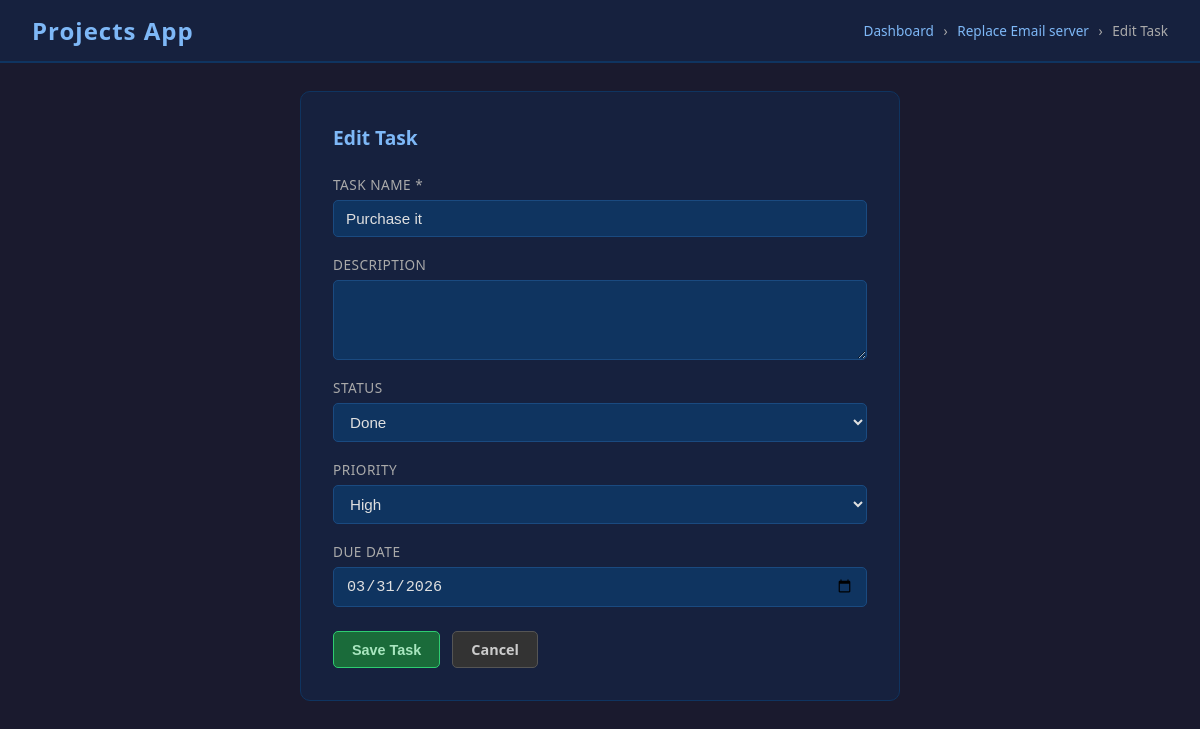
The page /task/1/edit on the database its author committed.
### tables this page shows
CREATE TABLE projects (
            id INTEGER PRIMARY KEY AUTOINCREMENT,
            name TEXT NOT NULL,
            description TEXT,
            status TEXT DEFAULT 'Not Started',
            priority TEXT DEFAULT 'Medium',
            due_date TEXT,
            created_at TIMESTAMP DEFAULT CURRENT_TIMESTAMP
        );

CREATE TABLE tasks (
            id INTEGER PRIMARY KEY AUTOINCREMENT,
            project_id INTEGER NOT NULL,
            name TEXT NOT NULL,
            description TEXT,
            status TEXT DEFAULT 'Not Started',
            priority TEXT DEFAULT 'Medium',
            due_date TEXT,
            created_at TIMESTAMP DEFAULT CURRENT_TIMESTAMP,
            FOREIGN KEY (project_id) REFERENCES projects(id)
        );

### app.py (the view, shortened to what this page needs)
@app.route("/task/<int:task_id>/edit", methods=["GET", "POST"])
def task_edit(task_id):
    conn = get_db()
    task = conn.execute("SELECT * FROM tasks WHERE id=?", (task_id,)).fetchone()
    if not task:
        conn.close()
        return redirect(url_for("index"))
    project = conn.execute("SELECT * FROM projects WHERE id=?", (task["project_id"],)).fetchone()
    conn.close()
    return render_template("task_form.html",
        task=task,
        project=project,
        status_options=STATUS_OPTIONS,
        priority_options=PRIORITY_OPTIONS,
        title="Edit Task"
    )

### app.py (called while the page is built)
def get_db():
    conn = sqlite3.connect(DB_PATH)
    conn.row_factory = sqlite3.Row
    return conn

### templates/task_form.html (shortened to what this page needs)
<!DOCTYPE html>
<html lang="en">
<head>
    <link rel="stylesheet" href="{{ url_for('static', filename='style.css') }}">
</head>
<body>
<div class="header">
    <h1>Projects App</h1>
    <span class="breadcrumb">
        <a href="{{ url_for('index') }}">Dashboard</a>
        <span>&rsaquo;</span>
        <a href="{{ url_for('tasks', project_id=project['id']) }}">{{ project['name'] }}</a>
        <span>&rsaquo;</span> {{ title }}
    </span>
</div>
<div class="container">
    <div class="form-card">
        <h2>{{ title }}</h2>
        <form method="POST">
            <div class="form-group">
                <label>Task Name *</label>
                <input type="text" name="name" value="{{ task['name'] if task else '' }}" required>
            </div>
            <div class="form-group">
                <label>Description</label>
                <textarea name="description">{{ task['description'] if task else '' }}</textarea>
            </div>
            <div class="form-group">
                <label>Status</label>
                <select name="status">
                    {% for s in status_options %}
                    <option value="{{ s }}" {% if task and task['status'] == s %}selected{% elif not task and s == 'Not Started' %}selected{% endif %}>{{ s }}</option>
                    {% endfor %}
                </select>
            </div>
            <div class="form-group">
                <label>Priority</label>
                <select name="priority">
                    {% for p in priority_options %}
                    <option value="{{ p }}" {% if task and task['priority'] == p %}selected{% elif not task and p == 'Medium' %}selected{% endif %}>{{ p }}</option>
                    {% endfor %}
                </select>
            </div>
            <div class="form-group">
                <label>Due Date</label>
                <input type="date" name="due_date" value="{{ task['due_date'] if task and task['due_date'] else '' }}">
            </div>
            <div class="form-actions">
                <button type="submit" class="btn btn-success">Save Task</button>
                <a href="{{ url_for('tasks', project_id=project['id']) }}" class="btn btn-secondary">Cancel</a>
            </div>
        </form>
    </div>
</div>
</body>
</html>

### static/style.css (style rules this page uses)
*, *::before, *::after { box-sizing: border-box; margin: 0; padding: 0; }
body { font-family: 'Segoe UI', Arial, sans-serif; background: #1a1a2e; color: #e0e0e0; min-height: 100vh; }
a { color: #7eb8f7; text-decoration: none; }
.header { background: #16213e; padding: 14px 32px; display: flex; align-items: center; justify-content: space-between; border-bottom: 2px solid #0f3460; position: sticky; top: 0; z-index: 100; }
.header h1 { font-size: 1.5rem; color: #7eb8f7; letter-spacing: 1px; }
.breadcrumb { font-size: 0.85rem; color: #aaa; }
.breadcrumb a { color: #7eb8f7; }
.breadcrumb span { margin: 0 6px; }
.container { max-width: 1200px; margin: 0 auto; padding: 28px 24px; }
.btn { display: inline-block; padding: 8px 18px; border-radius: 5px; border: none; cursor: pointer; font-size: 0.9rem; font-weight: 600; transition: opacity 0.15s; text-align: center; }
.btn-success { background: #1a6b3a; color: #a8e6bf; border: 1px solid #2ecc71; }
.btn-secondary { background: #333; color: #ccc; border: 1px solid #555; }
option[value="Done"] { background: #16a34a; color: #fff; }
option[value="High"] { background: #9333ea; color: #fff; }
.form-card { background: #16213e; border: 1px solid #0f3460; border-radius: 10px; padding: 32px; max-width: 600px; margin: 0 auto; }
.form-card h2 { margin-bottom: 24px; color: #7eb8f7; font-size: 1.2rem; }
.form-group { margin-bottom: 18px; display: flex; flex-direction: column; gap: 6px; }
.form-group label { font-size: 0.85rem; color: #aaa; text-transform: uppercase; letter-spacing: 0.5px; }
.form-group input[type="text"], .form-group input[type="date"], .form-group textarea, .form-group select { background: #0f3460; color: #e0e0e0; border: 1px solid #1a4a80; border-radius: 5px; padding: 9px 12px; font-size: 0.95rem; width: 100%; }
.form-group textarea { resize: vertical; min-height: 80px; }
.form-actions { display: flex; gap: 12px; margin-top: 24px; }

### rows shown on the page
projects: name "Replace Email server"
tasks: name "Purchase it", status "Done", priority "High", due_date "03/31/2026"

### other values the page prints
{{ title }} "Edit Task"
